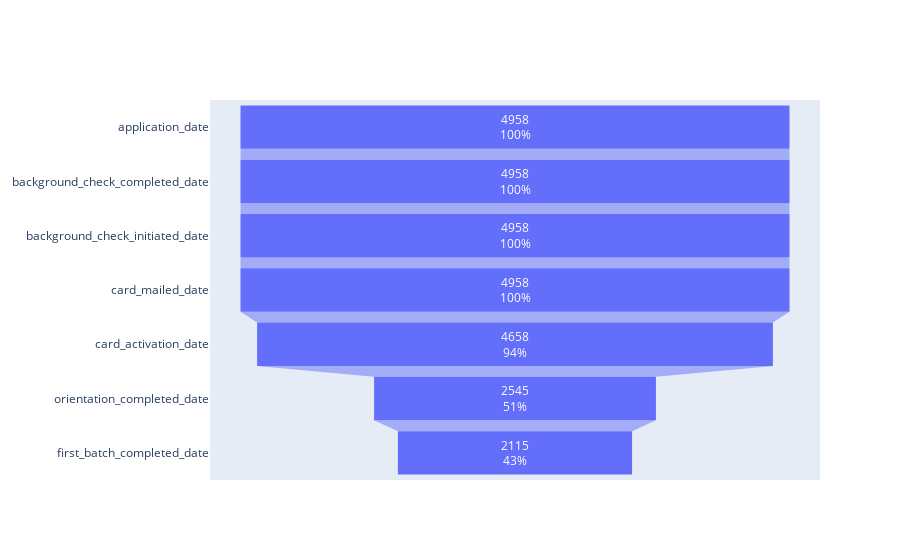

Source (notebook cell):
### Code cell
from plotly import graph_objects as go

fig = go.Figure(go.Funnel(
    y=df_treat_converstion.index.get_level_values(1),
    x=df_treat_converstion.applicant_id,
    name='treatment',
    textinfo="value+percent initial"))

fig.show()

### Figure 1 — Plotly figure (JSON) as saved in the notebook; plotly's stock layout.template omitted (floating-point values rounded to 4 significant figures)
{"data": [{"name": "treatment", "textinfo": "value+percent initial", "x": [4958, 4958, 4958, 4958, 4658, 2545, 2115], "y": ["application_date", "background_check_completed_date", "background_check_initiated_date", "card_mailed_date", "card_activation_date", "orientation_completed_date", "first_batch_completed_date"], "type": "funnel"}], "layout": {}}
